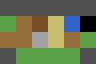

Below is a game level as drawn by its tile map, then a one-line description and the .tmx file that defines it, in full:
An orthogonal 6x4 tile map with 16x16 px tiles, 3 tile layers (Back, Buildings, Paths) and 1 object (TileData).

<map version="1.4" tiledversion="1.4.2" orientation="orthogonal" renderorder="right-down" width="6" height="4" tilewidth="16" tileheight="16" infinite="0" nextlayerid="5" nextobjectid="3">
 <properties>
  <property name="FarmHouseEntry" value="8 6" />
  <property name="PetBowlLocation" value="4 1" />
  <property name="Warp" type="string" value="0 1 BusStop 0 0 6 2 BusStop 0 0 2 -1 Backwoods 0 0 -1 3 Forest 0 0" />
 </properties>
 <tileset firstgid="1" name="tiny-sheet" tilewidth="16" tileheight="16" tilecount="8" columns="4">
  <image source="tiny-sheet.png" width="64" height="32" />
  <tile id="1"><properties><property name="Diggable" value="T" /></properties></tile>
  <tile id="2"><properties><property name="Diggable" value="T" /><property name="Buildable" value="f" /></properties></tile>
  <tile id="3"><properties><property name="Buildable" value="T" /><property name="Type" value="Grass" /></properties></tile>
  <tile id="4"><properties><property name="Water" value="T" /></properties></tile>
  <tile id="5"><properties><property name="Type" value="Stone" /></properties></tile>
  <tile id="6"><properties><property name="Passable" value="T" /></properties></tile>
 </tileset>
 <layer id="1" name="Back" width="6" height="4">
  <data encoding="csv">
1,1,1,1,1,1,
1,2,3,4,5,0,
2,2,1,4,2,1,
1,1,1,1,1,1
</data>
 </layer>
 <layer id="2" name="Buildings" width="6" height="4">
  <data encoding="csv">
6,6,6,6,6,6,
0,0,0,0,0,0,
0,0,7,0,0,0,
6,0,0,0,0,6
</data>
 </layer>
 <layer id="3" name="Paths" width="6" height="4">
  <data encoding="csv">
0,0,0,0,0,0,
0,0,0,0,0,0,
0,0,0,0,0,0,
0,0,0,0,0,0
</data>
 </layer>
 <objectgroup id="4" name="Back">
  <object id="1" name="TileData" x="16" y="32" width="16" height="16">
   <properties><property name="Buildable" value="f" /></properties>
  </object>
 </objectgroup>
</map>
